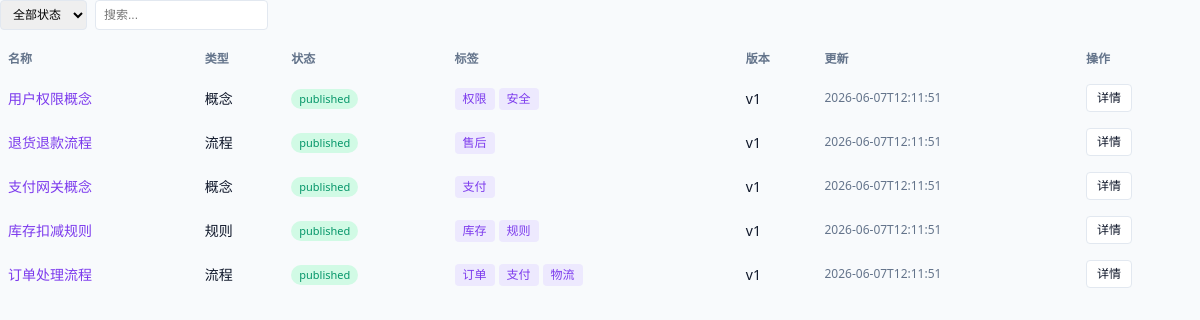
The page /biz on the database its author committed.
### tables this page shows
CREATE TABLE biz_kl_items (
    id TEXT PRIMARY KEY,
    name TEXT NOT NULL,
    description TEXT,
    type TEXT NOT NULL CHECK(type IN ('概念', '流程', '规则')),
    tags TEXT DEFAULT '[]',
    status TEXT NOT NULL CHECK(status IN ('draft', 'reviewing', 'published', 'archived')) DEFAULT 'draft',
    version INTEGER NOT NULL DEFAULT 1,
    created_by TEXT REFERENCES users(id),
    created_at DATETIME DEFAULT CURRENT_TIMESTAMP,
    updated_at DATETIME DEFAULT CURRENT_TIMESTAMP
);

### app.py (the view)
@app.get("/biz", response_class=HTMLResponse)
async def page_biz_list(request: Request, q: Optional[str] = None, status: Optional[str] = None):
    db = get_db()
    try:
        items = list_biz(db, status, q)
        return templates.TemplateResponse("biz_list.html", {
            "request": request, "items": items, "q": q or "", "status": status or "", "json": json,
        })
    finally:
        db.close()

### templates/biz_list.html (shortened to what this page needs)
{% extends "base.html" %}
{% block content %}
<div class="filter-bar">
    <select id="statusFilter" hx-get="/hx/biz-list" hx-target="#listContent" hx-trigger="change">
        <option value="">全部状态</option>
    </select>
    <input type="text" placeholder="搜索..." value="{{ q }}" hx-get="/hx/biz-list" hx-target="#listContent" hx-trigger="keyup changed delay:300ms" name="q">
</div>
<div id="listContent">
{% if items %}
<table>
    <thead>
        <tr><th>名称</th><th>类型</th><th>状态</th><th>标签</th><th>版本</th><th>更新</th><th>操作</th></tr>
    </thead>
    <tbody>
    {% for item in items %}
        <tr>
            <td><a href="/biz/{{ item.id }}" style="color:var(--biz-accent);text-decoration:none">{{ item.name }}</a></td>
            <td>{{ item.type }}</td>
            <td><span class="badge badge-{{ item.status }}">{{ item.status }}</span></td>
            <td>{% for tag in item.tags %}<span class="biz-tag">{{ tag }}</span>{% endfor %}</td>
            <td>v{{ item.version }}</td>
            <td style="color:var(--text-secondary);font-size:12px">{{ item.updated_at[:19] if item.updated_at else '' }}</td>
            <td><a href="/biz/{{ item.id }}" class="btn btn-small btn-secondary">详情</a></td>
        </tr>
    {% endfor %}
    </tbody>
</table>
{% else %}
<div class="empty-state">暂无业务知识条目</div>
{% endif %}
</div>
{% endblock %}

### templates/base.html (style rules this page uses)
:root { --primary: #1a56db; --primary-hover: #1e40af; --surface: #f8fafc; --card: #ffffff; --border: #e2e8f0; --text: #0f172a; --text-secondary: #64748b; --success: #059669; --warning: #d97706; --danger: #dc2626; --biz-accent: #7c3aed; --sys-accent: #0891b2; --font-body: system-ui, -apple-system, sans-serif; --font-heading: system-ui, -apple-system, sans-serif; --font-code: 'SF Mono', 'Cascadia Code', Consolas, monospace; }
* { margin: 0; padding: 0; box-sizing: border-box; }
body { font-family: var(--font-body); font-size: 14px; line-height: 1.5; color: var(--text); background: var(--surface); }
.btn { background: var(--primary); color: #fff; border: 1px solid var(--primary); border-radius: 4px; padding: 8px 16px; cursor: pointer; font-size: 14px; text-decoration: none; display: inline-block; }
.btn-secondary { background: var(--card); color: var(--text); border: 1px solid var(--border); }
.btn-small { padding: 4px 10px; font-size: 12px; }
.badge { border-radius: 100px; padding: 2px 8px; font-size: 11px; display: inline-block; }
.badge-published { background: #d1fae5; color: var(--success); }
.biz-tag { background: #ede9fe; color: var(--biz-accent); border-radius: 4px; padding: 2px 8px; font-size: 12px; display: inline-block; margin-right: 4px; }
table { width: 100%; border-collapse: collapse; }
thead { background: var(--surface); }
th { font-size: 12px; color: var(--text-secondary); padding: 8px; text-align: left; }
td { padding: 8px; }
tbody tr:nth-child(even) td { background: var(--surface); }
.filter-bar { display: flex; gap: 8px; margin-bottom: 12px; flex-wrap: wrap; }
.filter-bar select, .filter-bar input { padding: 6px 8px; border: 1px solid var(--border); border-radius: 4px; font-size: 12px; }

### rows shown on the page
biz_kl_items: name "用户权限概念", type "概念", status "published", tags "权限" "安全", version "1", updated_at "2026-06-07T12:11:51"
biz_kl_items: name "退货退款流程", type "流程", status "published", tags "售后", version "1", updated_at "2026-06-07T12:11:51"
biz_kl_items: name "支付网关概念", type "概念", status "published", tags "支付", version "1", updated_at "2026-06-07T12:11:51"
biz_kl_items: name "库存扣减规则", type "规则", status "published", tags "库存" "规则", version "1", updated_at "2026-06-07T12:11:51"
biz_kl_items: name "订单处理流程", type "流程", status "published", tags "订单" "支付" "物流", version "1", updated_at "2026-06-07T12:11:51"
